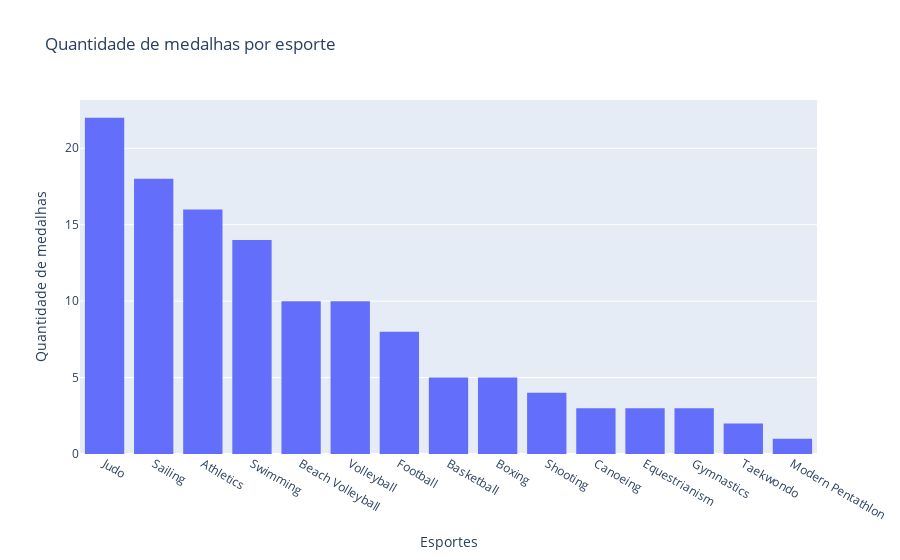

The notebook cell this image was saved under:
### Code cell
fig4 = px.histogram(x = df_atletas_brasil_medalhas_evento_esporte_total_medalha['Sport'], y = df_atletas_brasil_medalhas_evento_esporte_total_medalha['Quantity'], title = 'Quantidade de medalhas por esporte');
fig4.update_xaxes(title_text = 'Esportes')
fig4.update_yaxes(title_text = 'Quantidade de medalhas')
fig4.show();

### Figure 1 — Plotly figure (JSON) as saved in the notebook; plotly's stock layout.template omitted (floating-point values rounded to 4 significant figures)
{"data": [{"alignmentgroup": "True", "bingroup": "x", "histfunc": "sum", "hovertemplate": "x=%{x}<br>sum of y=%{y}<extra></extra>", "legendgroup": "", "marker": {"color": "#636efa", "pattern": {"shape": ""}}, "name": "", "offsetgroup": "", "orientation": "v", "showlegend": false, "type": "histogram", "x": ["Judo", "Sailing", "Athletics", "Swimming", "Beach Volleyball", "Volleyball", "Football", "Basketball", "Boxing", "Shooting", "Canoeing", "Equestrianism", "Gymnastics", "Taekwondo", "Modern Pentathlon"], "xaxis": "x", "y": [22, 18, 16, 14, 10, 10, 8, 5, 5, 4, 3, 3, 3, 2, 1], "yaxis": "y"}], "layout": {"barmode": "relative", "legend": {"tracegroupgap": 0}, "title": {"text": "Quantidade de medalhas por esporte"}, "xaxis": {"anchor": "y", "domain": [0, 1], "title": {"text": "Esportes"}}, "yaxis": {"anchor": "x", "domain": [0, 1], "title": {"text": "Quantidade de medalhas"}}}}
